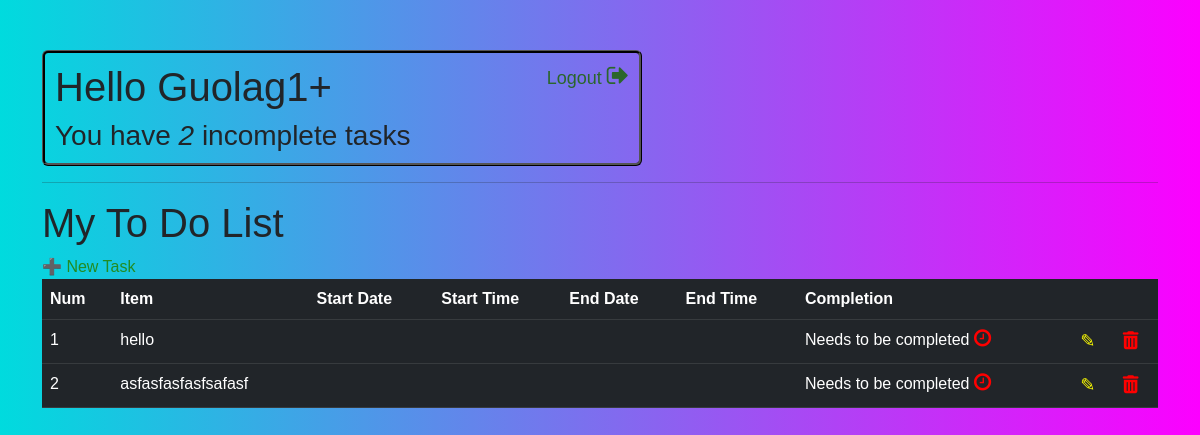
The app's page / (signed in), older data.
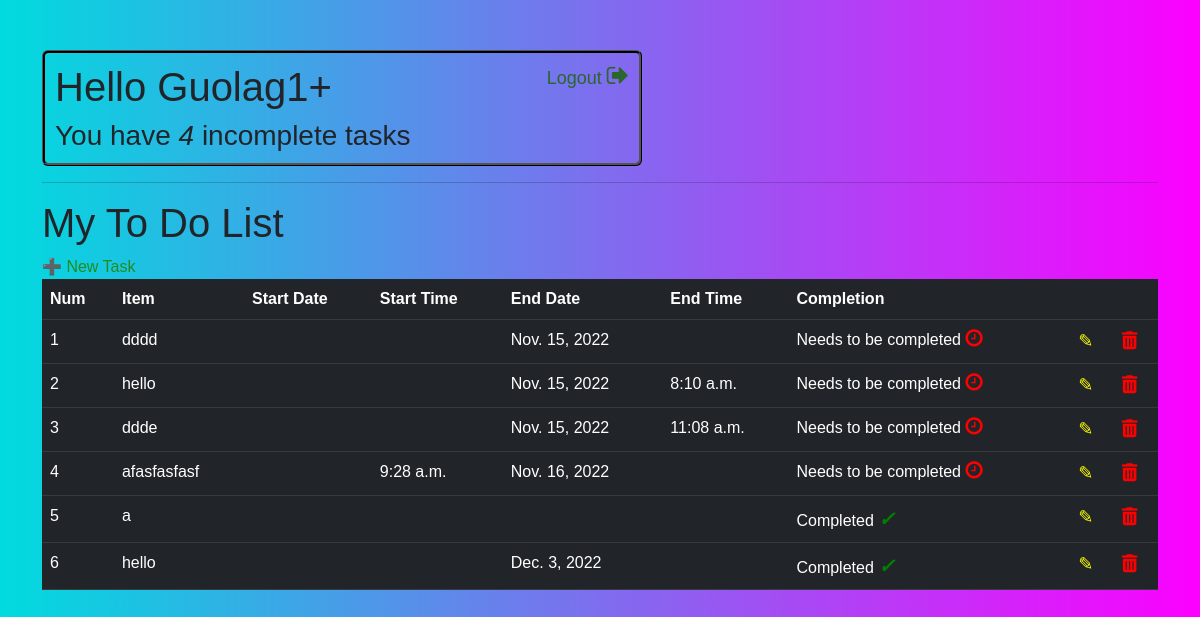
The same page, newer data.
### base/models.py (models this page shows, shortened)
class Task(models.Model):
    id = models.UUIDField(primary_key=True, default=uuid.uuid4, editable=False)
    user = models.ForeignKey(User, on_delete=models.CASCADE, null = True, blank = True)
    title = models.CharField(max_length = 200)
    description = models.TextField(null = True, blank = True)
    complete = models.BooleanField(default= False)
    created = models.DateTimeField(auto_now_add = True)
    start_date = models.DateField(blank= True,null=True)
    start_date_time = models.TimeField(blank= True, null=True)
    end_date = models.DateField(blank=True, null=True)
    end_date_time = models.TimeField(blank= True, null=True)
    class Meta:
        ordering = ['complete','end_date', 'end_date_time']

### base/views.py (the view)
# urls.py: path('', TaskList.as_view(), name='tasks'),
class TaskList(LoginRequiredMixin, ListView):
    model = Task
    context_object_name = 'tasks'
    def get_context_data(self, **kwargs):
        context = super().get_context_data(**kwargs)
        context['tasks'] = context['tasks'].filter(user=self.request.user)
        context['count'] = context['tasks'].filter(complete=False).count()
        return context

### base/templates/base/task_list.html
{% extends 'base/main_style.html' %}
{% block content %}
<div class="header-bar rounded">
    <div>
        <h1>Hello {{request.user|title}}</h1>
        <h3 style = margin:0> You have <i>{{count}}</i> incomplete task{{ count|pluralize:"s"}}</h3>
    </div>
    {% if request.user.is_authenticated %}
    <a id ='logout-ref' href="{% url 'logout' %}">Logout <i class="fa fa-sign-out" style="font-size:24px"></i></a>
    {% else %}
    <a href="{% url 'login' %}">Login</i></a>
    {% endif %}
</div>
<hr>
<h1> My To Do List </h1>
<a href="{% url 'task-create' %}">&#10133; New Task</a>
<table class="table table-dark table-hover">
    {% if not tasks %}
    <h3>No items in list</h3>
    {% else %}
    <tr>
        <th>Num</th>
        <th>Item</th>
        <th>Start Date</th>
        <th>Start Time</th>
        <th>End Date</th>
        <th>End Time</th>
        <th>Completion</th>
        <th></th>
        <th></th>
    </tr>
    {% for task in tasks %}
    <tr>
        <td>{{forloop.counter}}</td>
        <td>{{task.title}}</td>
        {% if task.start_date != null %}
        <td>{{task.start_date}}</td>
        {% else %}
        <td></td>
        {% endif %}
        {% if task.start_date_time != null %}
        <td>{{task.start_date_time}}</td>
        {% else %}
        <td></td>
        {% endif %}
        {% if task.end_date != null %}
        <td>{{task.end_date}}</td>
        {% else %}
        <td></td>
        {% endif %}
        {% if task.end_date_time != null %}
        <td>{{task.end_date_time}}</td>
        {% else %}
        <td></td>
        {% endif %}
        {% if task.complete == False %}
        <td> Needs to be completed <i class="fa fa-clock-o" style="font-size:20px;color:red"></i></td>
        {% else %}
        <td> Completed <b><i style="color:green; font-size:20px">&#10003;</i></b></td>
        {% endif %}
        <td><a id='edit-icon', href="{% url 'task-update' task.id%}">&#9998;</a></td>
        <td><a id='delete-icon', href="{% url 'task-delete' task.id%}"><i class='fa-solid fa-trash-can' style='color: red'></i></a></td>
    </tr>
    {% endfor %}
    {% endif %}
</table>
{% endblock content %}

### base/templates/base/main_style.html (shortened to what this page needs)
{% load static %}
<!DOCTYPE html>
<html>
<head>
    <link rel="stylesheet" href="https://cdnjs.cloudflare.com/ajax/libs/font-awesome/6.0.0/css/all.min.css" />
    <link href="https://cdn.jsdelivr.net/npm/bootstrap@5.2.2/dist/css/bootstrap.min.css" rel="stylesheet">
    <link rel="stylesheet" href="{% static 'style.css' %}">
    <link rel="stylesheet" href="https://cdnjs.cloudflare.com/ajax/libs/font-awesome/4.7.0/css/font-awesome.min.css">
    <link rel="stylesheet" href="https://cdnjs.cloudflare.com/ajax/libs/font-awesome/4.7.0/css/font-awesome.min.css">
</head>
</head>
<body>
    <div class="container">
        {% block content %}
        {% endblock content %}
    </div>
</body>
</html>

### base/static/style.css (style rules this page uses)
body { background-color: #00DBDE; background-image: linear-gradient(90deg, #00DBDE 0%, #FC00FF 100%); font-family: 'Nonito', sans-serif; padding-top: 50px; }
a { text-decoration: none; color:forestgreen }
#edit-icon { color: yellow; }
#delete-icon, #edit-icon { font-size:large; }
.header-bar { display: flex; justify-content: space-between; padding: 10px; border: black; border-style: ridge; width: 600px; }
#logout-ref { font-size:large; color: rgb(43, 102, 44); }

Row changes from the older to the newer data that the page shows:
removed Task: title "hello", complete "Needs to be completed"
removed Task: title "asfasfasfasfsafasf", complete "Needs to be completed"
added Task: title "dddd", end_date "Nov. 15, 2022", complete "Needs to be completed"
added Task: title "hello", end_date "Nov. 15, 2022", end_date_time "8:10 a.m.", complete "Needs to be completed"
added Task: title "ddde", end_date "Nov. 15, 2022", end_date_time "11:08 a.m.", complete "Needs to be completed"
added Task: title "afasfasfasf", start_date_time "9:28 a.m.", end_date "Nov. 16, 2022", complete "Needs to be completed"
added Task: title "a", complete "Completed"
added Task: title "hello", end_date "Dec. 3, 2022", complete "Completed"
Text that changed along with them:
{{ count }}: "2" → "4"
